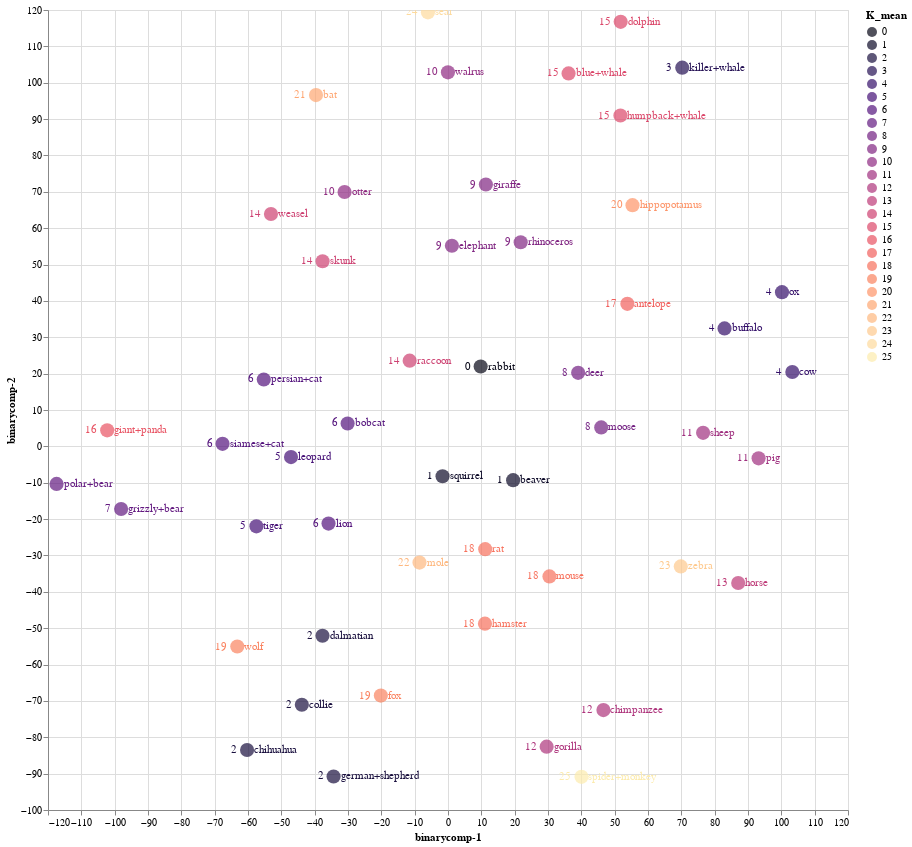

Notebook code for this chart:
### Code cell
source = tsne_binary_df1

points = alt.Chart(source).mark_circle(size=200).encode(
    x='binarycomp-1:Q',
    y='binarycomp-2:Q',
    color=alt.Color('K_mean:N', scale=alt.Scale(scheme='Magma'))
    ).properties(
    width=800,
    height=800
)

text1 = points.mark_text(
    align='left',
    baseline='middle',
    dx=7
).encode(
    text='classes:N'
)

text2 = points.mark_text(
    align='right',
    baseline='middle',
    dx=-10
).encode(
    text='K_mean:N'
)

points.interactive() + text1 + text2

### Figure 1 — Vega-Lite specification as saved in the notebook (floating-point values rounded to 4 significant figures)
{"config": {"view": {"continuousWidth": 400, "continuousHeight": 300}}, "layer": [{"mark": {"type": "circle", "size": 200}, "encoding": {"color": {"field": "K_mean", "scale": {"scheme": "Magma"}, "type": "nominal"}, "x": {"field": "binarycomp-1", "type": "quantitative"}, "y": {"field": "binarycomp-2", "type": "quantitative"}}, "height": 800, "selection": {"selector003": {"type": "interval", "bind": "scales", "encodings": ["x", "y"]}}, "width": 800}, {"mark": {"type": "text", "align": "left", "baseline": "middle", "dx": 7}, "encoding": {"color": {"field": "K_mean", "scale": {"scheme": "Magma"}, "type": "nominal"}, "text": {"field": "classes", "type": "nominal"}, "x": {"field": "binarycomp-1", "type": "quantitative"}, "y": {"field": "binarycomp-2", "type": "quantitative"}}, "height": 800, "width": 800}, {"mark": {"type": "text", "align": "right", "baseline": "middle", "dx": -10}, "encoding": {"color": {"field": "K_mean", "scale": {"scheme": "Magma"}, "type": "nominal"}, "text": {"field": "K_mean", "type": "nominal"}, "x": {"field": "binarycomp-1", "type": "quantitative"}, "y": {"field": "binarycomp-2", "type": "quantitative"}}, "height": 800, "width": 800}], "data": {"name": "data-99fc81363de96abad819d656abd9218f"}, "$schema": "https://vega.github.io/schema/vega-lite/v4.17.0.json", "datasets": {"data-99fc81363de96abad819d656abd9218f": [{"binarycomp-1": 53.81, "binarycomp-2": 39.19, "classes": "antelope", "order": "ARTIODACTYLA", "family": "BOVIDAE", "K_mean": 17}, {"binarycomp-1": -98.07, "binarycomp-2": -17.21, "classes": "grizzly+bear", "order": "CARNIVORA", "family": "URSIDAE", "K_mean": 7}, {"binarycomp-1": 70.28, "binarycomp-2": 104.1, "classes": "killer+whale", "order": "ARTIODACTYLA", "family": "DELPHINIDAE", "K_mean": 3}, {"binarycomp-1": 19.54, "binarycomp-2": -9.29, "classes": "beaver", "order": "RODENTIA", "family": "APLODONTIIDAE", "K_mean": 1}, {"binarycomp-1": -37.65, "binarycomp-2": -52.08, "classes": "dalmatian", "order": "CARNIVORA", "family": "CANIDAE", "K_mean": 2}, {"binarycomp-1": -55.27, "binarycomp-2": 18.39, "classes": "persian+cat", "order": "CARNIVORA", "family": "FELIDAE", "K_mean": 6}, {"binarycomp-1": 87.06, "binarycomp-2": -37.58, "classes": "horse", "order": "PERISSODACTYLA", "family": "EQUIDAE", "K_mean": 13}, {"binarycomp-1": -34.33, "binarycomp-2": -90.79, "classes": "german+shepherd", "order": "CARNIVORA", "family": "CANIDAE", "K_mean": 2}, {"binarycomp-1": 36.17, "binarycomp-2": 102.6, "classes": "blue+whale", "order": "ARTIODACTYLA", "family": "BALAENOPTERIDAE", "K_mean": 15}, {"binarycomp-1": -67.64, "binarycomp-2": 0.6948, "classes": "siamese+cat", "order": "CARNIVORA", "family": "FELIDAE", "K_mean": 6}, {"binarycomp-1": -37.63, "binarycomp-2": 50.91, "classes": "skunk", "order": "CARNIVORA", "family": "MEPHITIDAE", "K_mean": 14}, {"binarycomp-1": -8.549, "binarycomp-2": -31.96, "classes": "mole", "order": "EULIPOTYPHLA", "family": "TALPIDAE", "K_mean": 22}, {"binarycomp-1": -57.48, "binarycomp-2": -22.0, "classes": "tiger", "order": "CARNIVORA", "family": "FELIDAE", "K_mean": 5}, {"binarycomp-1": 55.35, "binarycomp-2": 66.32, "classes": "hippopotamus", "order": "ARTIODACTYLA", "family": "HIPPOPOTAMIDAE", "K_mean": 20}, {"binarycomp-1": -47.1, "binarycomp-2": -2.951, "classes": "leopard", "order": "CARNIVORA", "family": "FELIDAE", "K_mean": 5}, {"binarycomp-1": 45.97, "binarycomp-2": 5.203, "classes": "moose", "order": "ARTIODACTYLA", "family": "CERVIDAE", "K_mean": 8}, {"binarycomp-1": 40.05, "binarycomp-2": -90.88, "classes": "spider+monkey", "order": "PRIMATES", "family": "ATELIDAE", "K_mean": 25}, {"binarycomp-1": 51.73, "binarycomp-2": 90.98, "classes": "humpback+whale", "order": "ARTIODACTYLA", "family": "BALAENOPTERIDAE", "K_mean": 15}, {"binarycomp-1": 1.172, "binarycomp-2": 55.16, "classes": "elephant", "order": "PROBOSCIDEA", "family": "ELEPHANTIDAE", "K_mean": 9}, {"binarycomp-1": 29.6, "binarycomp-2": -82.58, "classes": "gorilla", "order": "PRIMATES", "family": "HOMINIDAE", "K_mean": 12}, {"binarycomp-1": 100.2, "binarycomp-2": 42.4, "classes": "ox", "order": "ARTIODACTYLA", "family": "BOVIDAE", "K_mean": 4}, {"binarycomp-1": -20.14, "binarycomp-2": -68.54, "classes": "fox", "order": "CARNIVORA", "family": "CANIDAE", "K_mean": 19}, {"binarycomp-1": 76.53, "binarycomp-2": 3.728, "classes": "sheep", "order": "ARTIODACTYLA", "family": "BOVIDAE", "K_mean": 11}, {"binarycomp-1": -6.016, "binarycomp-2": 119.4, "classes": "seal", "order": "CARNIVORA", "family": "PHOCIDAE", "K_mean": 24}, {"binarycomp-1": 46.63, "binarycomp-2": -72.53, "classes": "chimpanzee", "order": "PRIMATES", "family": "HOMINIDAE", "K_mean": 12}, {"binarycomp-1": 11.09, "binarycomp-2": -48.76, "classes": "hamster", "order": "RODENTIA", "family": "CRICETIDAE", "K_mean": 18}, {"binarycomp-1": -1.635, "binarycomp-2": -8.212, "classes": "squirrel", "order": "RODENTIA", "family": "SCIURIDAE", "K_mean": 1}, {"binarycomp-1": 21.8, "binarycomp-2": 56.15, "classes": "rhinoceros", "order": "PERISSODACTYLA", "family": "RHINOCEROTIDAE", "K_mean": 9}, {"binarycomp-1": 9.804, "binarycomp-2": 21.95, "classes": "rabbit", "order": "LAGOMORPHA", "family": "LEPORIDAE", "K_mean": 0}, {"binarycomp-1": -39.6, "binarycomp-2": 96.6, "classes": "bat", "order": "CHIROPTERA", "family": "PHYLLOSTOMIDAE", "K_mean": 21}, {"binarycomp-1": 11.37, "binarycomp-2": 72.01, "classes": "giraffe", "order": "ARTIODACTYLA", "family": "GIRAFFIDAE", "K_mean": 9}, {"binarycomp-1": -63.22, "binarycomp-2": -55.04, "classes": "wolf", "order": "CARNIVORA", "family": "CANIDAE", "K_mean": 19}, {"binarycomp-1": -60.28, "binarycomp-2": -83.51, "classes": "chihuahua", "order": "CARNIVORA", "family": "CANIDAE", "K_mean": 2}, {"binarycomp-1": 11.17, "binarycomp-2": -28.27, "classes": "rat", "order": "RODENTIA", "family": "CRICETIDAE", "K_mean": 18}, {"binarycomp-1": -53.11, "binarycomp-2": 63.91, "classes": "weasel", "order": "CARNIVORA", "family": "MUSTELIDAE", "K_mean": 14}, {"binarycomp-1": -31.03, "binarycomp-2": 69.94, "classes": "otter", "order": "CARNIVORA", "family": "MUSTELIDAE", "K_mean": 10}, {"binarycomp-1": 82.96, "binarycomp-2": 32.44, "classes": "buffalo", "order": "ARTIODACTYLA", "family": "BOVIDAE", "K_mean": 4}, {"binarycomp-1": 69.83, "binarycomp-2": -33.02, "classes": "zebra", "order": "PERISSODACTYLA", "family": "EQUIDAE", "K_mean": 23}, {"binarycomp-1": -102.2, "binarycomp-2": 4.397, "classes": "giant+panda", "order": "CARNIVORA", "family": "URSIDAE", "K_mean": 16}, {"binarycomp-1": 39.05, "binarycomp-2": 20.21, "classes": "deer", "order": "ARTIODACTYLA", "family": "CERVIDAE", "K_mean": 8}, {"binarycomp-1": -30.11, "binarycomp-2": 6.299, "classes": "bobcat", "order": "CARNIVORA", "family": "FELIDAE", "K_mean": 6}, {"binarycomp-1": 93.18, "binarycomp-2": -3.29, "classes": "pig", "order": "ARTIODACTYLA", "family": "SUIDAE", "K_mean": 11}, {"binarycomp-1": -35.85, "binarycomp-2": -21.23, "classes": "lion", "order": "CARNIVORA", "family": "FELIDAE", "K_mean": 6}, {"binarycomp-1": 30.43, "binarycomp-2": -35.76, "classes": "mouse", "order": "RODENTIA", "family": "CRICETIDAE", "K_mean": 18}, {"binarycomp-1": -117.4, "binarycomp-2": -10.33, "classes": "polar+bear", "order": "CARNIVORA", "family": "URSIDAE", "K_mean": 7}, {"binarycomp-1": -43.85, "binarycomp-2": -71.05, "classes": "collie", "order": "CARNIVORA", "family": "CANIDAE", "K_mean": 2}, {"binarycomp-1": -0.01684, "binarycomp-2": 102.9, "classes": "walrus", "order": "CARNIVORA", "family": "ODOBENIDAE", "K_mean": 10}, {"binarycomp-1": -11.5, "binarycomp-2": 23.57, "classes": "raccoon", "order": "CARNIVORA", "family": "PROCYONIDAE", "K_mean": 14}, {"binarycomp-1": 103.3, "binarycomp-2": 20.45, "classes": "cow", "order": "ARTIODACTYLA", "family": "BOVIDAE", "K_mean": 4}, {"binarycomp-1": 51.81, "binarycomp-2": 116.7, "classes": "dolphin", "order": "ARTIODACTYLA", "family": "DELPHINIDAE", "K_mean": 15}]}}
